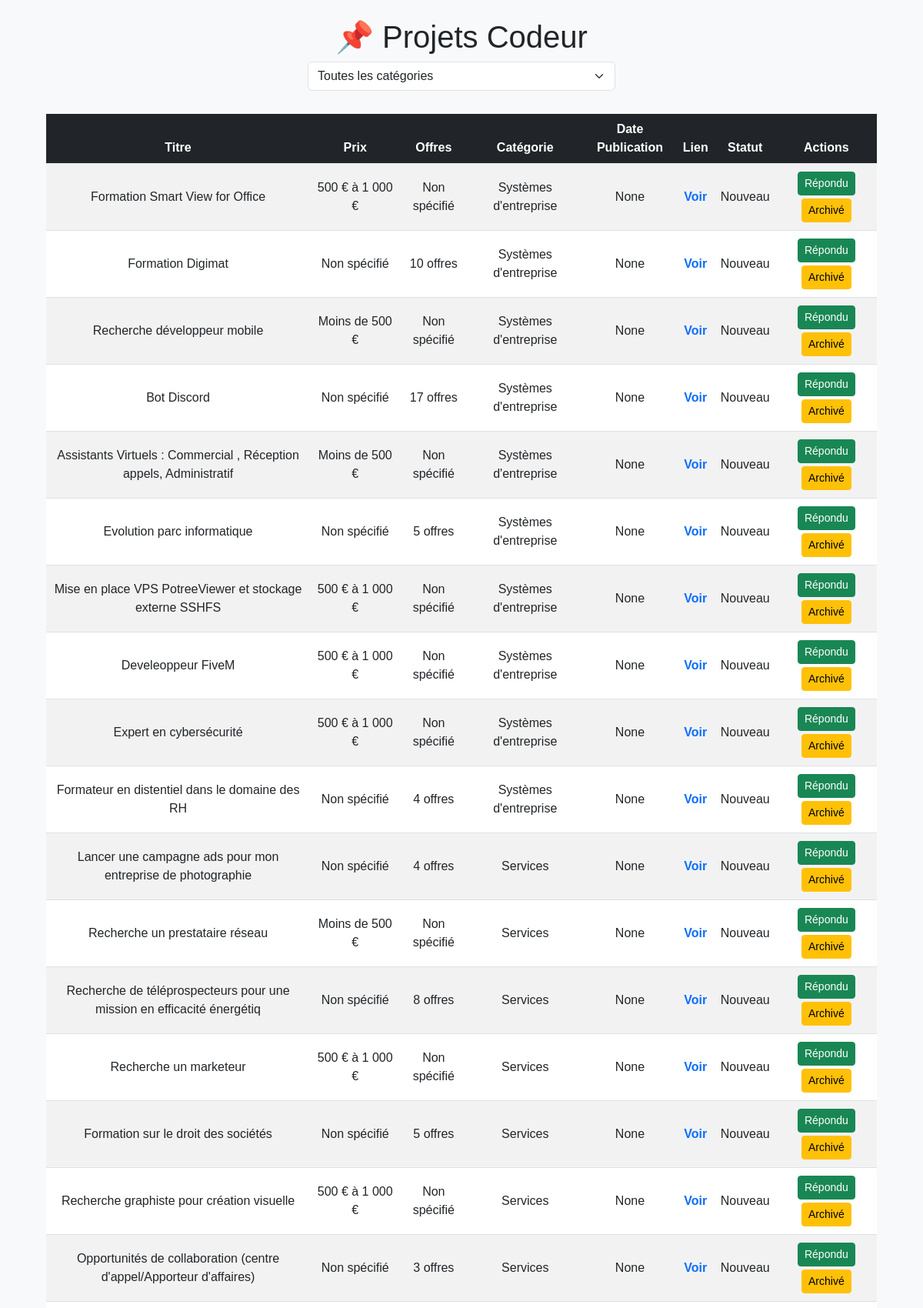
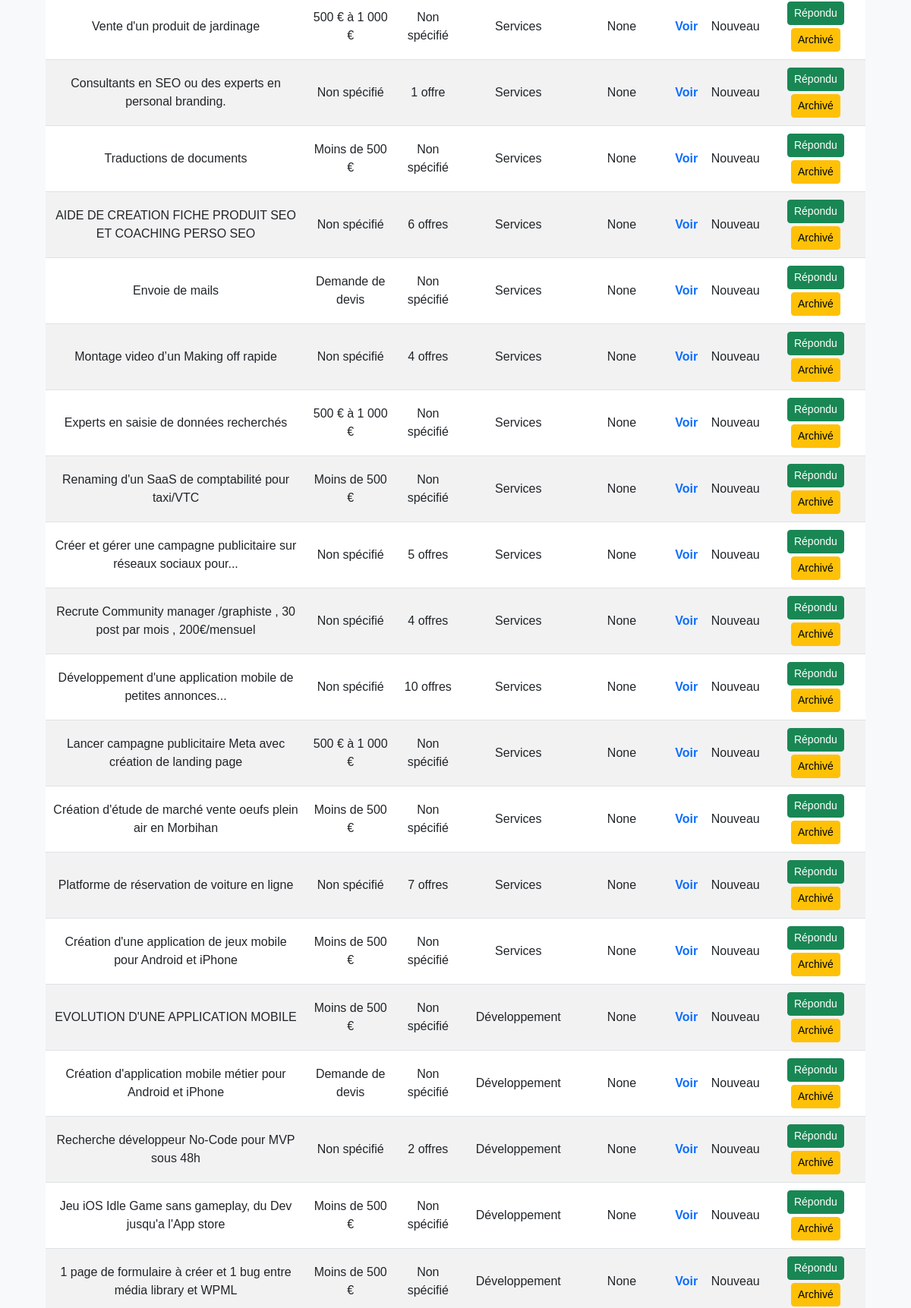
/?page=3 (upper part), run on the app's committed database (2 pictures, top to bottom).
### tables this page shows
CREATE TABLE projects (
                id INTEGER PRIMARY KEY AUTOINCREMENT,
                title TEXT,
                link TEXT UNIQUE,
                price TEXT,
                timestamp DATETIME DEFAULT CURRENT_TIMESTAMP, offers TEXT, category TEXT, status TEXT DEFAULT 'Nouveau', date_publication TEXT);

### server.py (the view)
@app.route("/")
def home():
    page = int(request.args.get("page", 1))
    projects = get_projects(page)
    categories = get_categories()
    return render_template("index.html", projects=projects, categories=categories, page=page)

### server.py (called while the page is built)
def get_projects(page=1, per_page=50):
    offset = (page - 1) * per_page
    conn = sqlite3.connect(DB_NAME)
    c = conn.cursor()
    c.execute('''
        SELECT id, title, link, price, offers, date_publication, category, status
        FROM projects
        WHERE status != 'Archivé'
        ORDER BY datetime(timestamp) DESC
        LIMIT ? OFFSET ?
    ''', (per_page, offset))
    projects = [dict(zip([column[0] for column in c.description], row)) for row in c.fetchall()]
    conn.close()
    return projects

def get_categories():
    conn = sqlite3.connect(DB_NAME)
    c = conn.cursor()
    c.execute("SELECT DISTINCT category FROM projects")
    categories = [row[0] for row in c.fetchall()]
    conn.close()
    return categories

### templates/index.html (shortened to what this page needs)
<!DOCTYPE html>
<html lang="fr">
<head>
    <link href="https://cdn.jsdelivr.net/npm/bootstrap@5.3.0/dist/css/bootstrap.min.css" rel="stylesheet">
</head>
<body>
    <div class="container text-center">
        <h1 class="mt-4"><span style="color:red;">📌</span> Projets Codeur</h1>
        <select id="categoryFilter" class="form-select category-filter">
            <option value="all">Toutes les catégories</option>
        </select>
    </div>
    <div class="table-container">
        <table class="table table-striped table-hover">
            <thead>
                <tr>
                    <th>Titre</th>
                    <th>Prix</th>
                    <th>Offres</th>
                    <th>Catégorie</th>
                    <th>Date Publication</th>
                    <th>Lien</th>
                    <th>Statut</th>
                    <th>Actions</th>
                </tr>
            </thead>
            <tbody id="projectsTable">
                {% for project in projects %}
                <tr class="project-row" data-category="{{ project['category'] }}" data-id="{{ project['id'] }}">
                    <td>{{ project['title'] }}</td>
                    <td>{{ project['price'] }}</td>
                    <td>{{ project['offers'] }}</td>
                    <td>{{ project['category'] }}</td>
                    <td>{{ project['date_publication'] }}</td>
                    <td><a href="{{ project['link'] }}" class="link-btn" target="_blank">Voir</a></td>
                    <td id="status-{{ project['id'] }}">{{ project['status'] }}</td>
                    <td>
                        <button class="btn btn-success btn-sm status-btn"
                            onclick="updateStatus({{ project['id'] }}, 'Répondu')">Répondu</button>
                        <button class="btn btn-warning btn-sm status-btn"
                            onclick="updateStatus({{ project['id'] }}, 'Archivé')">Archivé</button>
                    </td>
                </tr>
                {% endfor %}
            </tbody>
        </table>
    </div>
</body>
</html>

### templates/index.html (style rules this page uses)
body { background-color: #f8f9fa; font-family: Arial, sans-serif; }
.table-container { max-width: 90%; margin: auto; margin-top: 30px; }
.category-filter { width: 100%; max-width: 400px; margin: auto; margin-bottom: 20px; }
.table th { background-color: #212529; color: white; text-align: center; }
.table td { vertical-align: middle; text-align: center; }
.link-btn { text-decoration: none; font-weight: bold; color: #0d6efd; }
.status-btn { margin: 2px; }

### data on the page
projects: title "Formation Smart View for Office", price "500 € à 1 000 €", offers "Non spécifié", category "Systèmes d'entreprise", date_publication "None", status "Nouveau"
projects: title "Formation Digimat", price "Non spécifié", offers "10 offres", category "Systèmes d'entreprise", date_publication "None", status "Nouveau"
projects: title "Recherche développeur mobile", price "Moins de 500 €", offers "Non spécifié", category "Systèmes d'entreprise", date_publication "None", status "Nouveau"
projects: title "Bot Discord", price "Non spécifié", offers "17 offres", category "Systèmes d'entreprise", date_publication "None", status "Nouveau"
projects: title "Assistants Virtuels : Commercial , Réception appels, Administratif", price "Moins de 500 €", offers "Non spécifié", category "Systèmes d'entreprise", date_publication "None", status "Nouveau"
projects: title "Evolution parc informatique", price "Non spécifié", offers "5 offres", category "Systèmes d'entreprise", date_publication "None", status "Nouveau"
projects: title "Mise en place VPS PotreeViewer et stockage externe SSHFS", price "500 € à 1 000 €", offers "Non spécifié", category "Systèmes d'entreprise", date_publication "None", status "Nouveau"
projects: title "Develeoppeur FiveM", price "500 € à 1 000 €", offers "Non spécifié", category "Systèmes d'entreprise", date_publication "None", status "Nouveau"
projects: title "Expert en cybersécurité", price "500 € à 1 000 €", offers "Non spécifié", category "Systèmes d'entreprise", date_publication "None", status "Nouveau"
projects: title "Formateur en distentiel dans le domaine des RH", price "Non spécifié", offers "4 offres", category "Systèmes d'entreprise", date_publication "None", status "Nouveau"
projects: title "Lancer une campagne ads pour mon entreprise de photographie", price "Non spécifié", offers "4 offres", category "Services", date_publication "None", status "Nouveau"
projects: title "Recherche un prestataire réseau", price "Moins de 500 €", offers "Non spécifié", category "Services", date_publication "None", status "Nouveau"
projects: title "Recherche de téléprospecteurs pour une mission en efficacité énergétiq", price "Non spécifié", offers "8 offres", category "Services", date_publication "None", status "Nouveau"
projects: title "Recherche un marketeur", price "500 € à 1 000 €", offers "Non spécifié", category "Services", date_publication "None", status "Nouveau"
projects: title "Formation sur le droit des sociétés", price "Non spécifié", offers "5 offres", category "Services", date_publication "None", status "Nouveau"
projects: title "Recherche graphiste pour création visuelle", price "500 € à 1 000 €", offers "Non spécifié", category "Services", date_publication "None", status "Nouveau"
projects: title "Opportunités de collaboration (centre d'appel/Apporteur d'affaires)", price "Non spécifié", offers "3 offres", category "Services", date_publication "None", status "Nouveau"
projects: title "Vente d'un produit de jardinage", price "500 € à 1 000 €", offers "Non spécifié", category "Services", date_publication "None", status "Nouveau"
projects: title "Consultants en SEO ou des experts en personal branding.", price "Non spécifié", offers "1 offre", category "Services", date_publication "None", status "Nouveau"
projects: title "Traductions de documents", price "Moins de 500 €", offers "Non spécifié", category "Services", date_publication "None", status "Nouveau"
projects: title "AIDE DE CREATION FICHE PRODUIT SEO ET COACHING PERSO SEO", price "Non spécifié", offers "6 offres", category "Services", date_publication "None", status "Nouveau"
projects: title "Envoie de mails", price "Demande de devis", offers "Non spécifié", category "Services", date_publication "None", status "Nouveau"
projects: title "Montage video d’un Making off rapide", price "Non spécifié", offers "4 offres", category "Services", date_publication "None", status "Nouveau"
projects: title "Experts en saisie de données recherchés", price "500 € à 1 000 €", offers "Non spécifié", category "Services", date_publication "None", status "Nouveau"
projects: title "Renaming d'un SaaS de comptabilité pour taxi/VTC", price "Moins de 500 €", offers "Non spécifié", category "Services", date_publication "None", status "Nouveau"
projects: title "Créer et gérer une campagne publicitaire sur réseaux sociaux pour...", price "Non spécifié", offers "5 offres", category "Services", date_publication "None", status "Nouveau"
projects: title "Recrute Community manager /graphiste , 30 post par mois , 200€/mensuel", price "Non spécifié", offers "4 offres", category "Services", date_publication "None", status "Nouveau"
projects: title "Développement d'une application mobile de petites annonces...", price "Non spécifié", offers "10 offres", category "Services", date_publication "None", status "Nouveau"
projects: title "Lancer campagne publicitaire Meta avec création de landing page", price "500 € à 1 000 €", offers "Non spécifié", category "Services", date_publication "None", status "Nouveau"
projects: title "Création d'étude de marché vente oeufs plein air en Morbihan", price "Moins de 500 €", offers "Non spécifié", category "Services", date_publication "None", status "Nouveau"
projects: title "Platforme de réservation de voiture en ligne", price "Non spécifié", offers "7 offres", category "Services", date_publication "None", status "Nouveau"
projects: title "Création d'une application de jeux mobile pour Android et iPhone", price "Moins de 500 €", offers "Non spécifié", category "Services", date_publication "None", status "Nouveau"
projects: title "EVOLUTION D'UNE APPLICATION MOBILE", price "Moins de 500 €", offers "Non spécifié", category "Développement", date_publication "None", status "Nouveau"
projects: title "Création d'application mobile métier pour Android et iPhone", price "Demande de devis", offers "Non spécifié", category "Développement", date_publication "None", status "Nouveau"
projects: title "Recherche développeur No-Code pour MVP sous 48h", price "Non spécifié", offers "2 offres", category "Développement", date_publication "None", status "Nouveau"
projects: title "Jeu iOS Idle Game sans gameplay, du Dev jusqu'a l'App store", price "Moins de 500 €", offers "Non spécifié", category "Développement", date_publication "None", status "Nouveau"
projects: title "1 page de formulaire à créer et 1 bug entre média library et WPML", price "Moins de 500 €", offers "Non spécifié", category "Développement", date_publication "None", status "Nouveau"
